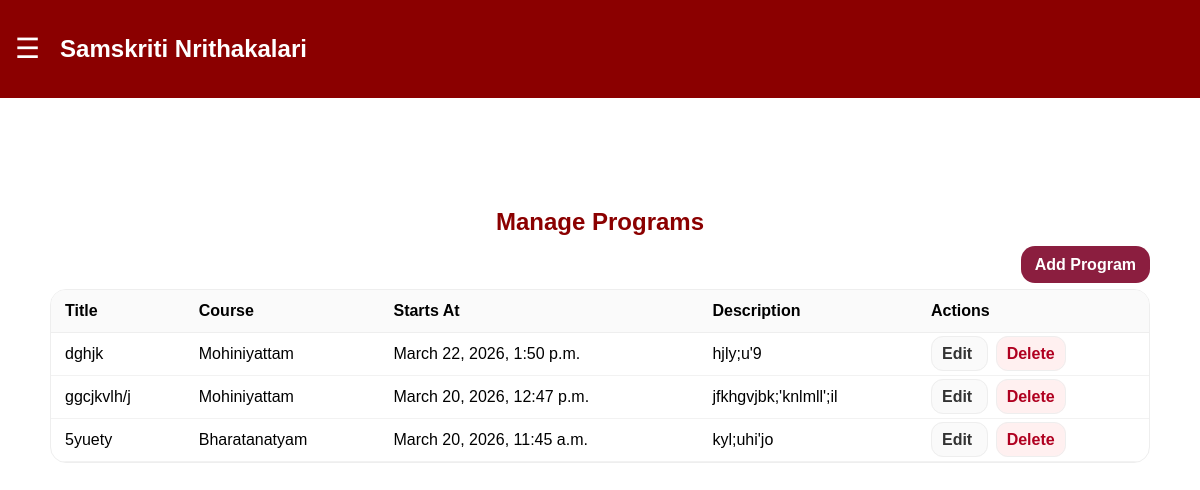
The app's page /admin-panel/programs/ (signed in) with its own data.
### core/models.py (models this page shows, shortened)
class Program(models.Model):
    title = models.CharField(max_length=200)
    course = models.ForeignKey(
        Course,
        on_delete=models.SET_NULL,
        null=True,
        blank=True,
        related_name="programs",
        help_text="Optional: link program to a specific course.",
    )
    starts_at = models.DateTimeField(default=timezone.now)
    description = models.TextField(blank=True, default="")
    class Meta:
        ordering = ["starts_at", "title"]

class Course(models.Model):
    name = models.CharField(max_length=100, default="Course")
    description = models.TextField(blank=True)
    duration = models.CharField(max_length=50, blank=True)
    fee = models.DecimalField(max_digits=10, decimal_places=0, default=1000)
    is_active = models.BooleanField(default=True)
    image = models.ImageField(upload_to="course_images/", blank=True, null=True)
    class Meta:
        ordering = ["name"]

### core/views.py (the view)
# urls.py: path("admin-panel/programs/", views.admin_programs, name="admin_programs"),
@login_required
def admin_programs(request):
    if not is_admin_user(request.user):
        return redirect("dashboard")
    programs = Program.objects.select_related("course").all().order_by("-starts_at")
    return render(request, "admin_programs.html", {"programs": programs})

### core/views.py (called while the page is built)
def is_admin_user(user):
    return bool(user and user.is_authenticated and (user.is_staff or user.is_superuser))

### templates/admin_programs.html
{% extends 'base.html' %}
{% block content %}
<div style="max-width:1200px;margin:40px auto;padding:20px;">
    <h2 style="text-align:center;color:#8B0000;margin-bottom:20px;">Manage Programs</h2>
    <div style="text-align:right;margin-bottom:15px;">
        <a href="{% url 'admin_program_add' %}" style="padding:10px 14px;border-radius:14px;background:#8B1E3F;color:white;text-decoration:none;font-weight:800;">
            Add Program
        </a>
    </div>
    {% if programs %}
        <div style="overflow:auto;border-radius:16px;border:1px solid #eee;background:white;">
            <table style="width:100%;border-collapse:collapse;">
                <thead>
                    <tr style="background:#fafafa;">
                        <th style="text-align:left;padding:12px 14px;border-bottom:1px solid #eee;">Title</th>
                        <th style="text-align:left;padding:12px 14px;border-bottom:1px solid #eee;">Course</th>
                        <th style="text-align:left;padding:12px 14px;border-bottom:1px solid #eee;">Starts At</th>
                        <th style="text-align:left;padding:12px 14px;border-bottom:1px solid #eee;">Description</th>
                        <th style="text-align:left;padding:12px 14px;border-bottom:1px solid #eee;">Actions</th>
                    </tr>
                </thead>
                <tbody>
                    {% for p in programs %}
                        <tr>
                            <td style="padding:12px 14px;border-bottom:1px solid #f2f2f2;">
                                {{ p.title }}
                            </td>
                            <td style="padding:12px 14px;border-bottom:1px solid #f2f2f2;">
                                {% if p.course %}
                                    {{ p.course.name }}
                                {% else %}
                                    All Courses
                                {% endif %}
                            </td>
                            <td style="padding:12px 14px;border-bottom:1px solid #f2f2f2;">{{ p.starts_at }}</td>
                            <td style="padding:12px 14px;border-bottom:1px solid #f2f2f2;max-width:520px;word-break:break-word;">
                                {% if p.description %}{{ p.description }}{% else %}-{% endif %}
                            </td>
                            <td style="padding:12px 14px;border-bottom:1px solid #f2f2f2;white-space:nowrap;">
                                <a href="{% url 'admin_program_edit' p.id %}" style="padding:8px 10px;border-radius:12px;border:1px solid #eee;background:#fafafa;text-decoration:none;font-weight:800;color:#333;">
                                    Edit
                                </a>
                                <a href="{% url 'admin_program_delete' p.id %}" style="margin-left:8px;padding:8px 10px;border-radius:12px;border:1px solid #eee;background:#fff0f0;text-decoration:none;font-weight:800;color:#b00020;">
                                    Delete
                                </a>
                            </td>
                        </tr>
                    {% endfor %}
                </tbody>
            </table>
        </div>
    {% else %}
        <p style="text-align:center;color:#555;">No programs added yet.</p>
    {% endif %}
</div>
{% endblock %}

### static/css/style.css (style rules this page uses)
body { margin:0; font-family:Arial; }

### records on screen
Program: title "dghjk", course.name "Mohiniyattam", starts_at "March 22, 2026, 1:50 p.m.", description "hjly;u'9"
Program: title "ggcjkvlh/j", course.name "Mohiniyattam", starts_at "March 20, 2026, 12:47 p.m.", description "jfkhgvjbk;'knlmll';il"
Program: title "5yuety", course.name "Bharatanatyam", starts_at "March 20, 2026, 11:45 a.m.", description "kyl;uhi'jo"
